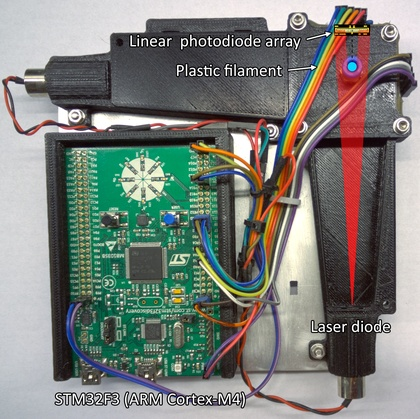
%> input picture pictures/filament-sensor.jpg, 420 x 419 px, shrunk from 2441 x 2437 before the run
$ octave --eval "result = img2data(imread('../pictures/filament-sensor.jpg'));"   (GNU Octave 9; MATLAB toolbox functions it lacks are replaced by stand-ins)
%> lines starting %> are read from the running program, lines starting %| are printed output that depends on the picture; in (x1, y1, x2, y2) boxes, pixels count from 0 and x2, y2 are one past the last pixel; in counts of white or black regions, pixels touching at a corner belong together; the program's own positions count from 1
function [ residual, y ] = img2data (x)

gray = rgb2gray( x );
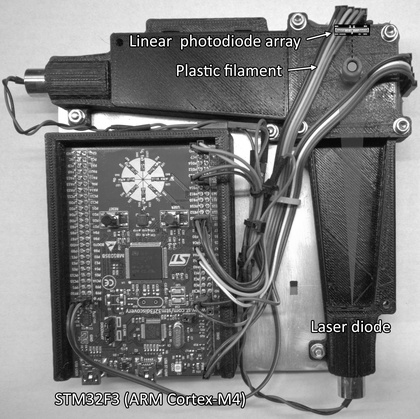
%> gray: size 419x420 uint8; min 0, max 255, mean 126.5
BW = edge( gray );
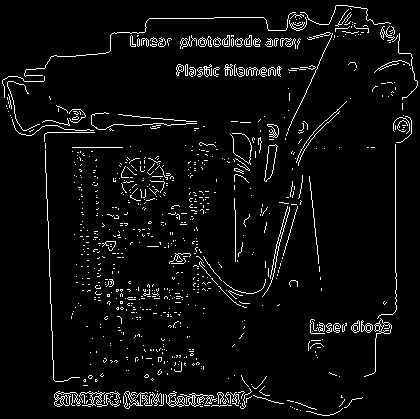
%> BW: size 419x420 logical; 4.7% white in thin lines or dots

[height, width] = size(BW);
%> height = 419; width = 420
y = zeros(1, width);
residual = zeros(1, width);

% [15 lines of commented-out code are left out]

imshowpair(gray,BW,'falsecolor')
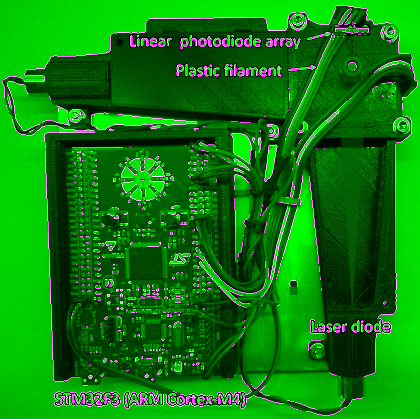
%> displayed picture: size 419x420x3, on the screen's scale of 0 to 255; mean R, G, B 12, 126.5, 12

SE = strel('line', 4, 0);
BWprime=imclose(BW, SE);
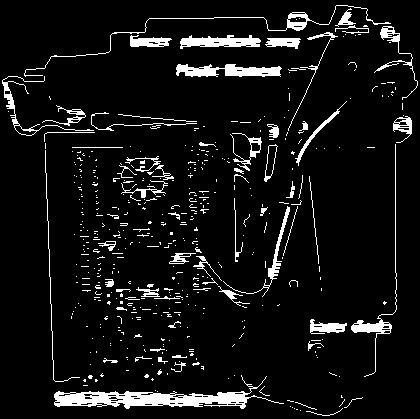
%> BWprime: size 419x420 logical; 7.5% white; 477 white regions (412 under 20 px), largest, box (x1, y1, x2, y2) and area: (54, 375, 284, 409) 2343, (176, 64, 282, 77) 889, (180, 35, 261, 49) 708

imshowpair(gray,BWprime,'falsecolor')
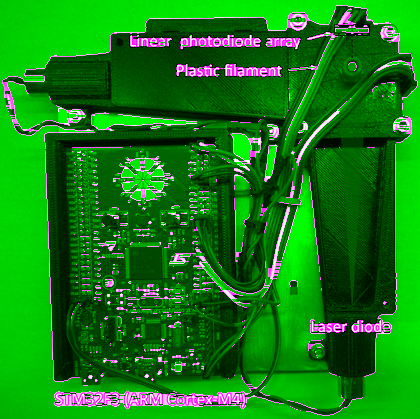
%> displayed picture: size 419x420x3, on the screen's scale of 0 to 255; mean R, G, B 19, 126.5, 19

for i = 1:width
    for j = 0:height-1
        if BWprime(height-j,i) == 1
            y(1,i) = (j);
        end
    end
end
%> after the loop, y = 420 values, max 413 at index 337, min 0 at index 1, mean 381.8

t = 1:width;
%> t = 420 values from 1 to 420
z = zeros(1, width);
%> (the run ends here)

$ run again, on pictures/first-two-axis-sensor.jpg
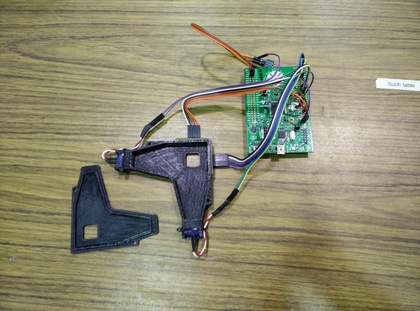
%> input picture pictures/first-two-axis-sensor.jpg, 420 x 311 px, shrunk from 4208 x 3120 before the run
%> in img2data, `BW = edge( gray );`:
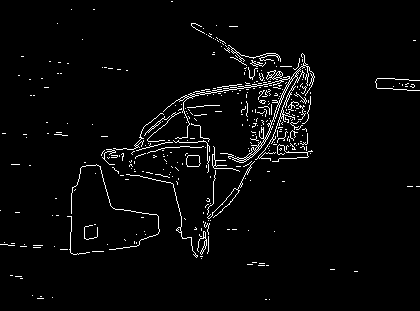
%> BW: size 311x420 logical; 3.1% white in thin lines or dots
%> BWprime: size 311x420 logical; 5% white; 158 white regions (144 under 20 px), largest, box (x1, y1, x2, y2) and area: (101, 53, 315, 173) 4256, (126, 174, 210, 258) 422, (203, 161, 255, 219) 298
%> in img2data, `imshowpair(gray,BWprime,'falsecolor')`:
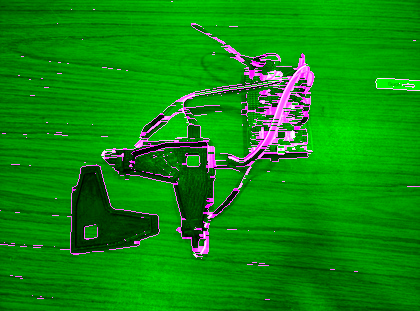
%> displayed picture: size 311x420x3, on the screen's scale of 0 to 255; mean R, G, B 12.7, 140, 12.7
%> after the loop in img2data, `for i = 1:width`: y = 420 values, max 309 at index 172, min 0 at index 28, mean 184.6

$ run again, on pictures/printer-integrated-unattached.jpg
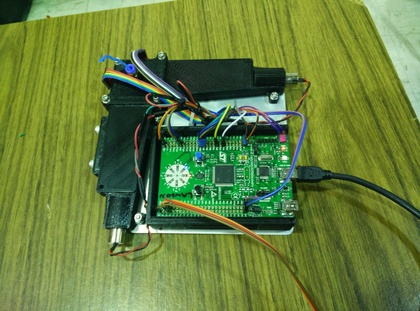
%> input picture pictures/printer-integrated-unattached.jpg, 420 x 311 px, shrunk from 4208 x 3120 before the run
%> in img2data, `BW = edge( gray );`:
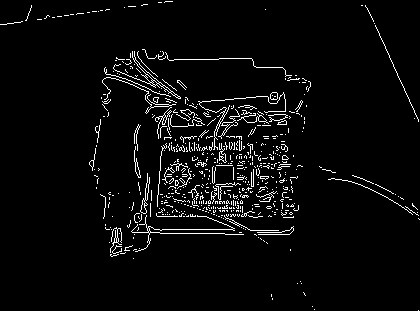
%> BW: size 311x420 logical; 4% white in thin lines or dots
%> BWprime: size 311x420 logical; 6.5% white; 190 white regions (150 under 20 px), largest, box (x1, y1, x2, y2) and area: (152, 92, 295, 207) 2577, (105, 173, 244, 257) 1057, (173, 166, 279, 231) 1030
%> in img2data, `imshowpair(gray,BWprime,'falsecolor')`:
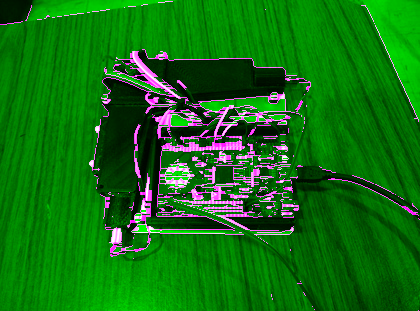
%> displayed picture: size 311x420x3, on the screen's scale of 0 to 255; mean R, G, B 16.6, 112.5, 16.6
%> after the loop in img2data, `for i = 1:width`: y = 420 values, max 309 at index 166, min 0 at index 24, mean 234

$ run again, on pictures/single-axis-prototypes.jpg
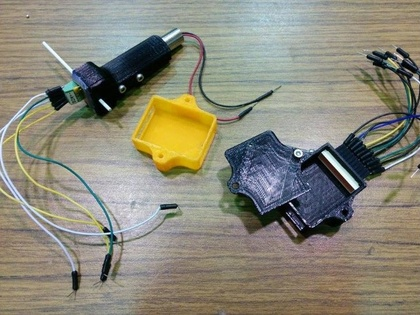
%> input picture pictures/single-axis-prototypes.jpg, 420 x 315 px, shrunk from 719 x 539 before the run
%> in img2data, `BW = edge( gray );`:
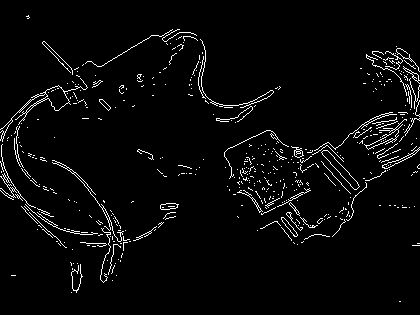
%> BW: size 315x420 logical; 3.5% white in thin lines or dots
%> BWprime: size 315x420 logical; 5.6% white in thin lines or dots
%> in img2data, `imshowpair(gray,BWprime,'falsecolor')`:
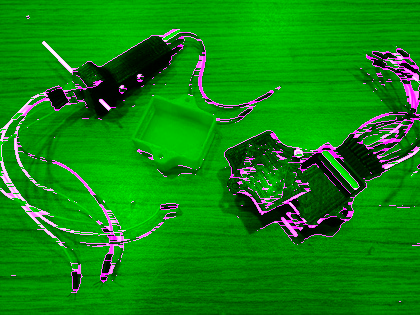
%> displayed picture: size 315x420x3, on the screen's scale of 0 to 255; mean R, G, B 14.4, 135.6, 14.4
%> after the loop in img2data, `for i = 1:width`: y = 420 values, max 299 at index 29, min 162 at index 304, mean 231.9
